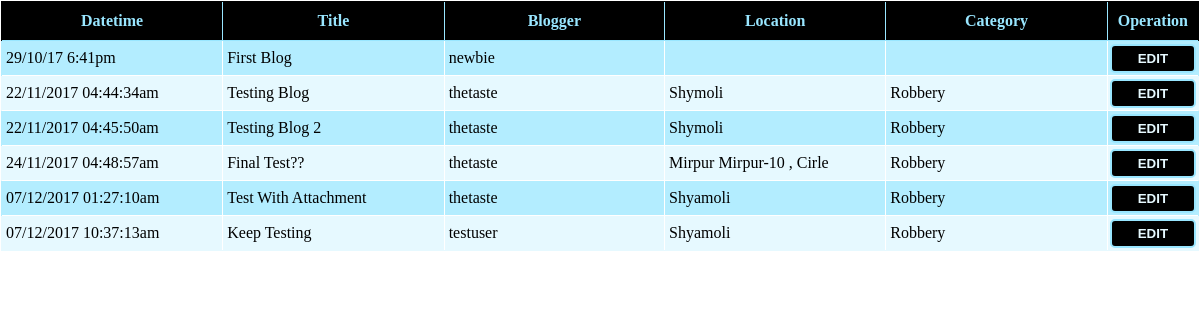
Page /admin/blog.php (signed in) on the committed database.
### tables this page shows
CREATE TABLE `blogs` (
  `blog_id` int(11) NOT NULL,
  `title` varchar(100) DEFAULT NULL,
  `body` text,
  `datetime` varchar(70) DEFAULT NULL,
  `attachment` varchar(200) DEFAULT NULL,
  `blogger_id` int(11) DEFAULT NULL,
  `name_hidden` tinyint(1) DEFAULT NULL,
  `location` text,
  `category` varchar(50) DEFAULT NULL,
  `del` tinyint(1) DEFAULT '0'
);

CREATE TABLE `users` (
  `user_id` int(11) NOT NULL,
  `fname` varchar(80) DEFAULT NULL,
  `lname` varchar(80) DEFAULT NULL,
  `age` int(11) DEFAULT NULL,
  `bdate` varchar(11) DEFAULT NULL,
  `username` varchar(120) DEFAULT NULL,
  `email` varchar(50) DEFAULT NULL,
  `password` varchar(100) DEFAULT NULL,
  `pro_pic` varchar(180) DEFAULT NULL,
  `gender` varchar(20) DEFAULT NULL,
  `role` int(11) DEFAULT NULL,
  `del` tinyint(1) DEFAULT '0'
);

### Controllers/BlogController.php (called while the page is built, shortened)
<?php
require(get_include_path()."\Projects\aiub project\Models\BlogModel.php");
class BlogController{
    private $blog;
    function BlogController()
    {
        $this->blog = new BlogModel();
    }
    function getAllBlogs()
    {
        return $this->blog->allBlogs();
    }
    function bloggerName($id)
    {
        return $this->blog->getBloggerName($id);
    }
}
 ?>

### Models/Models.php (called while the page is built, shortened)
<?php
class Models{
    public $server;
    public $user;
    public $pass;
    public $db;
    protected $conn;
    function Models($server = "localhost:3306" , $user = "root" , $pass ="" , $db = "is_that_crime")
    {
        $this->server = $server;
        $this->user = $user;
        $this->pass = $pass;
        $this->db = $db;
    }
    private function openConnection()
    {
        $this->conn = new mysqli($this->server , $this->user , $this->pass , $this->db);
        if($this->conn->connect_error)
        {
            $this->errorMessage($this->conn->connect_error);
            return false;
        }
        else
            return true;
    }
    function executeQuery($query)
    {
        if($this->openConnection())
        {
            if($this->result = $this->conn->query($query))
            {
                if($this->result->num_rows > 0)
                {
                    return $this->result;
                }
                else
                {
                    $this->closeConnection();
                    return false;
                }
            }
            else
            {
                $this->errorMessage($this->conn->error);
                return false;
            }
        }
        else
        {
            $this->errorMessage($this->conn->error);
            return false;
        }
    }
}
?>

### Models/BlogModel.php (called while the page is built, shortened)
<?php
require_once("Models.php");
class BlogModel extends Models{
    function allBlogs()
    {
        $result = $this->executeQuery("select * from blogs where del = false;");
        if($result->num_rows > 0)
            return $result;
        else
            return false;
    }
    function getBloggerName($id)
    {
        $name = $this->executeQuery("select username from users where user_id in (select blogger_id from blogs where blogger_id = $id);");
        if($name->num_rows > 0)
        {
            $name = $name->fetch_assoc();
            $name = $name["username"];
            return $name;
        }
        else
            return false;
    }
}
 ?>

### admin/blog.php (the view, shortened to what this page needs)
<html>
<head>
    <link rel="stylesheet" type="text/css" href="http://localhost:<?php echo  $_SERVER["SERVER_PORT"];?>/Projects/aiub%20project/css/admin_blog_style.css">
    <?php
    require_once(get_include_path()."\Projects\aiub project\Controllers\AdminController.php");
    require_once(get_include_path()."\Projects\aiub project\Controllers\BlogController.php");
    $blogcontrol = new BlogController();
    ?>
</head>
<body>
<div>
   <?php
    $blogs = $blogcontrol->getAllBlogs();
    echo "<table border = '2'>";
    echo "<tr>
            <th>Datetime</th>
            <th>Title</th>
            <th>Blogger</th>
            <th>Location</th>
            <th>Category</th>
            <th>Operation</th>
         </tr>";
	while($blog = $blogs->fetch_assoc())
	{
        $blogger = $blogcontrol->bloggerName($blog['blogger_id']);
        echo "<tr id='{$blog['blog_id']}'>
                <td>{$blog['datetime']}</td>
                <td>{$blog['title']}</td>
                <td id='td-blogger'>$blogger</td>
                <td>{$blog['location']}</td>
                <td>{$blog['category']}</td>
                <td id='operation'><a href = 'blog_edit.php?blog_id={$blog['blog_id']}'><button id='edit-button'>EDIT</button></a></td>
             </tr>";
	}
	echo "</table>";
   ?>
</div>
</body>
</html>

### css/admin_blog_style.css (style rules this page uses)
table { width: 100%; border-collapse: collapse; border-color: transparent; }
tr:nth-child(even) { background-color: #b3edff; }
tr:nth-child(odd) { background-color:#e6f9ff ; }
body { margin:0px; padding: 0px; }
th { width:20%; border:2px 1px 0px 1px; border-color:#99e6ff; border-style:solid; background-color: black; padding:10px; color:#99e6ff; text-align: center; }
td { width:20%; border:1px solid white; padding:8px 4px 8px 4px; text-align: left; text-transform: capitalize; }
#td-blogger { text-transform: none; }
#operation { text-align: center; padding:2px; }
#edit-button { width:100%; height:100%; padding:5px; background-color: black; border:2px solid #99e6ff; border-radius: 5px; color:#e6f9ff; font-weight: bold; }

### rows in the picture
blogs: datetime "29/10/17 6:41pm", title "First Blog", blogger.username "newbie"
blogs: datetime "22/11/2017 04:44:34am", title "Testing Blog", blogger.username "thetaste", location "Shymoli", category "Robbery"
blogs: datetime "22/11/2017 04:45:50am", title "Testing Blog 2", blogger.username "thetaste", location "Shymoli", category "Robbery"
blogs: datetime "24/11/2017 04:48:57am", title "Final Test??", blogger.username "thetaste", location "Mirpur Mirpur-10 , Cirle", category "Robbery"
blogs: datetime "07/12/2017 01:27:10am", title "Test With Attachment", blogger.username "thetaste", location "Shyamoli", category "Robbery"
blogs: datetime "07/12/2017 10:37:13am", title "Keep Testing", blogger.username "testuser", location "Shyamoli", category "Robbery"
